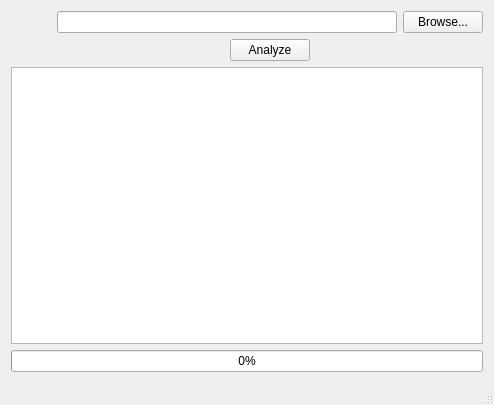
<?xml version="1.0" encoding="UTF-8"?>
<ui version="4.0">
 <class>MainWindow</class>
 <widget class="QMainWindow" name="MainWindow">
  <property name="geometry">
   <rect>
    <x>0</x>
    <y>0</y>
    <width>494</width>
    <height>405</height>
   </rect>
  </property>
  <property name="windowTitle">
   <string>FileRec GUI</string>
  </property>
  <property name="windowIcon">
   <iconset resource="Resources.qrc">
    <normaloff>:/files/eye.png</normaloff>:/files/eye.png</iconset>
  </property>
  <widget class="QWidget" name="centralWidget">
   <layout class="QVBoxLayout" name="verticalLayout_5">
    <item>
     <layout class="QVBoxLayout" name="verticalLayout_4">
      <item>
       <layout class="QHBoxLayout" name="horizontalLayout_3">
        <item>
         <widget class="QPushButton" name="btnImage">
          <property name="sizePolicy">
           <sizepolicy hsizetype="Preferred" vsizetype="Preferred">
            <horstretch>0</horstretch>
            <verstretch>0</verstretch>
           </sizepolicy>
          </property>
          <property name="text">
           <string/>
          </property>
          <property name="icon">
           <iconset resource="Resources.qrc">
            <normaloff>:/files/eye.png</normaloff>:/files/eye.png</iconset>
          </property>
          <property name="iconSize">
           <size>
            <width>100</width>
            <height>100</height>
           </size>
          </property>
          <property name="default">
           <bool>false</bool>
          </property>
          <property name="flat">
           <bool>true</bool>
          </property>
         </widget>
        </item>
        <item>
         <layout class="QVBoxLayout" name="verticalLayout_3">
          <item>
           <layout class="QVBoxLayout" name="verticalLayout_2">
            <item>
             <layout class="QHBoxLayout" name="horizontalLayout">
              <item>
               <widget class="QLineEdit" name="txtBrowse"/>
              </item>
              <item>
               <widget class="QPushButton" name="btnBrowse">
                <property name="text">
                 <string>Browse...</string>
                </property>
               </widget>
              </item>
             </layout>
            </item>
           </layout>
          </item>
          <item>
           <layout class="QHBoxLayout" name="horizontalLayout_2">
            <item>
             <spacer name="horizontalSpacer_2">
              <property name="orientation">
               <enum>Qt::Horizontal</enum>
              </property>
              <property name="sizeHint" stdset="0">
               <size>
                <width>40</width>
                <height>20</height>
               </size>
              </property>
             </spacer>
            </item>
            <item>
             <widget class="QPushButton" name="btnAnalyze">
              <property name="text">
               <string>Analyze</string>
              </property>
             </widget>
            </item>
            <item>
             <spacer name="horizontalSpacer">
              <property name="orientation">
               <enum>Qt::Horizontal</enum>
              </property>
              <property name="sizeHint" stdset="0">
               <size>
                <width>40</width>
                <height>20</height>
               </size>
              </property>
             </spacer>
            </item>
           </layout>
          </item>
         </layout>
        </item>
       </layout>
      </item>
      <item>
       <layout class="QVBoxLayout" name="verticalLayout">
        <item>
         <widget class="QTableView" name="tblResult"/>
        </item>
        <item>
         <widget class="QProgressBar" name="progressBar">
          <property name="value">
           <number>0</number>
          </property>
         </widget>
        </item>
       </layout>
      </item>
     </layout>
    </item>
   </layout>
   <zorder>btnBrowse</zorder>
   <zorder>tblResult</zorder>
   <zorder>btnImage</zorder>
   <zorder>verticalSpacer</zorder>
  </widget>
  <widget class="QStatusBar" name="statusBar"/>
 </widget>
 <layoutdefault spacing="6" margin="11"/>
 <resources>
  <include location="Resources.qrc"/>
 </resources>
 <connections/>
</ui>
